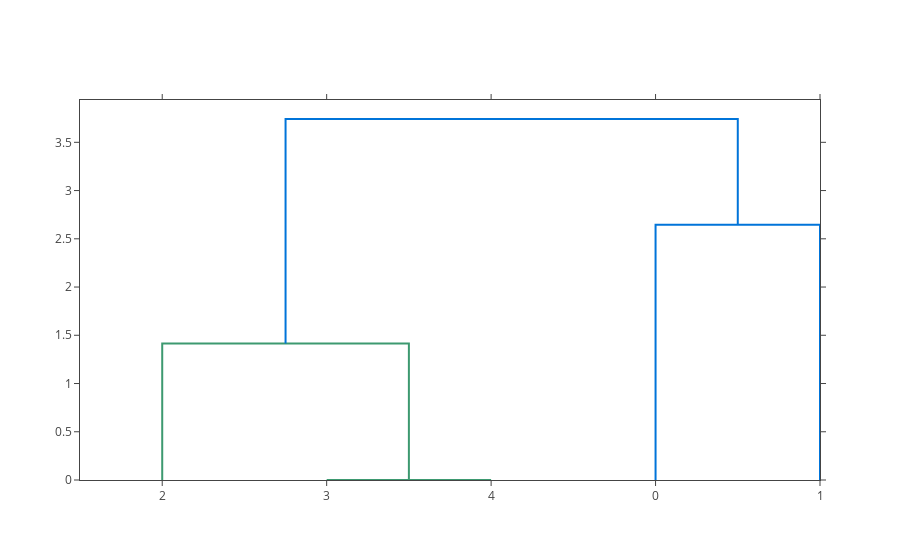

This figure's notebook cell:
### Code cell
import plotly.figure_factory as ff
import numpy as np
dendro = ff.create_dendrogram(np.array(all_vectors[:5]))
iplot(dendro, filename='sample_dendrogram')

### Figure 1 — Plotly figure (JSON) as saved in the notebook; plotly's stock layout.template omitted (floating-point values rounded to 4 significant figures)
{"data": [{"hoverinfo": "text", "marker": {"color": "rgb(61,153,112)"}, "mode": "lines", "type": "scatter", "uid": "3cf18d83-cdc7-45d6-b754-44976f734f0c", "x": [15, 15, 25, 25], "xaxis": "x", "y": [0, 0, 0, 0], "yaxis": "y"}, {"hoverinfo": "text", "marker": {"color": "rgb(61,153,112)"}, "mode": "lines", "type": "scatter", "uid": "c93336db-2127-42df-b702-55bc642ce265", "x": [5, 5, 20, 20], "xaxis": "x", "y": [0, 1.414, 1.414, 0], "yaxis": "y"}, {"hoverinfo": "text", "marker": {"color": "rgb(0,116,217)"}, "mode": "lines", "type": "scatter", "uid": "83704a1e-49c6-4690-b6e6-5f95bcbd6d7e", "x": [35, 35, 45, 45], "xaxis": "x", "y": [0, 2.646, 2.646, 0], "yaxis": "y"}, {"hoverinfo": "text", "marker": {"color": "rgb(0,116,217)"}, "mode": "lines", "type": "scatter", "uid": "f860926b-559f-41dd-ac7b-e3e81cbf16f5", "x": [12.5, 12.5, 40, 40], "xaxis": "x", "y": [1.414, 3.742, 3.742, 2.646], "yaxis": "y"}], "layout": {"autosize": false, "height": null, "hovermode": "closest", "showlegend": false, "width": null, "xaxis": {"mirror": "allticks", "rangemode": "tozero", "showgrid": false, "showline": true, "showticklabels": true, "tickmode": "array", "ticks": "outside", "ticktext": ["2", "3", "4", "0", "1"], "tickvals": [5, 15, 25, 35, 45], "type": "linear", "zeroline": false}, "yaxis": {"mirror": "allticks", "rangemode": "tozero", "showgrid": false, "showline": true, "showticklabels": true, "ticks": "outside", "type": "linear", "zeroline": false}}}
